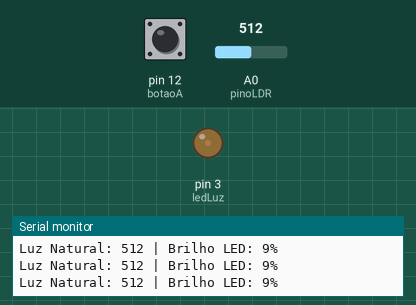
Recording of a sketch running on a simulated Arduino Uno, built with avr-gcc and run on an emulated ATmega328P. On the bench: output pins drawn as LEDs (lit = HIGH), the last lines printed to the serial monitor. The inputs (shaded band) are chosen by the test bench; at power-on: pin 12 (botaoA) HIGH, A0 (pinoLDR) = 512.

Above: at 1.2 s.
1.3 s: pin 12 (botaoA) pulled LOW for 0.15 s
At 1.4 s:
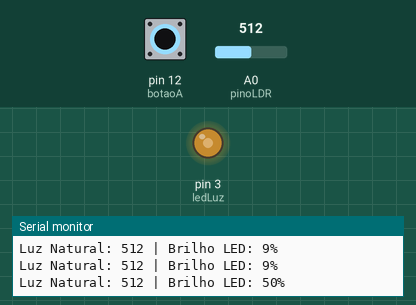
3.0 s: pin 12 (botaoA) pulled LOW for 3.2 s
At 7.4 s:
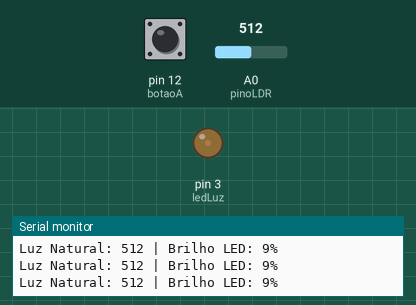
7.7 s: A0 (pinoLDR) set to 108
10.7 s: A0 (pinoLDR) set to 91
13.7 s: pin 12 (botaoA) pulled LOW for 1 s
At 14.5 s:
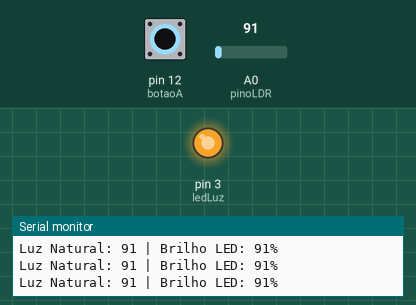
Timing chart, 0 to 16.7 s (numbered marks = the images above; inputs shaded):
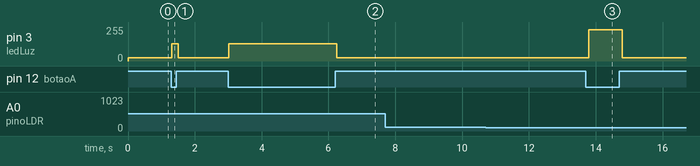

Measured:
- after the input at 1.3 s, pin 3 (ledLuz): 25/255 → 128/255 at once, → 25/255 0.20 s later
- after the input at 3.0 s, pin 3 (ledLuz): 25/255 → 128/255 at once, → 25/255 3.2 s later
- after the input at 13.7 s, pin 3 (ledLuz): 25/255 → 233/255 after 0.09 s, → 25/255 1.0 s later

The sketch:

Ex21.ino
```cpp
const int pinoLDR = A0;
const int ledLuz = 3;
const int botaoA = 12;

void setup() {
  pinMode(ledLuz, OUTPUT);
  pinMode(botaoA, INPUT_PULLUP);
  Serial.begin(9600);
}
void loop() {
  int leituraLDR = analogRead(pinoLDR);
  bool ocupado = !digitalRead(botaoA);
  int brilhoLED = 0;
  if (ocupado) {
    brilhoLED = map(leituraLDR, 0, 1023, 255, 0);
  }
  else {
    brilhoLED = 25;
  }
  analogWrite(ledLuz, brilhoLED);
  Serial.print("Luz Natural: ");
  Serial.print(leituraLDR);
  Serial.print(" | Brilho LED: ");
  Serial.print((brilhoLED * 100) / 255);
  Serial.println("%");
  delay(100);
}
```
